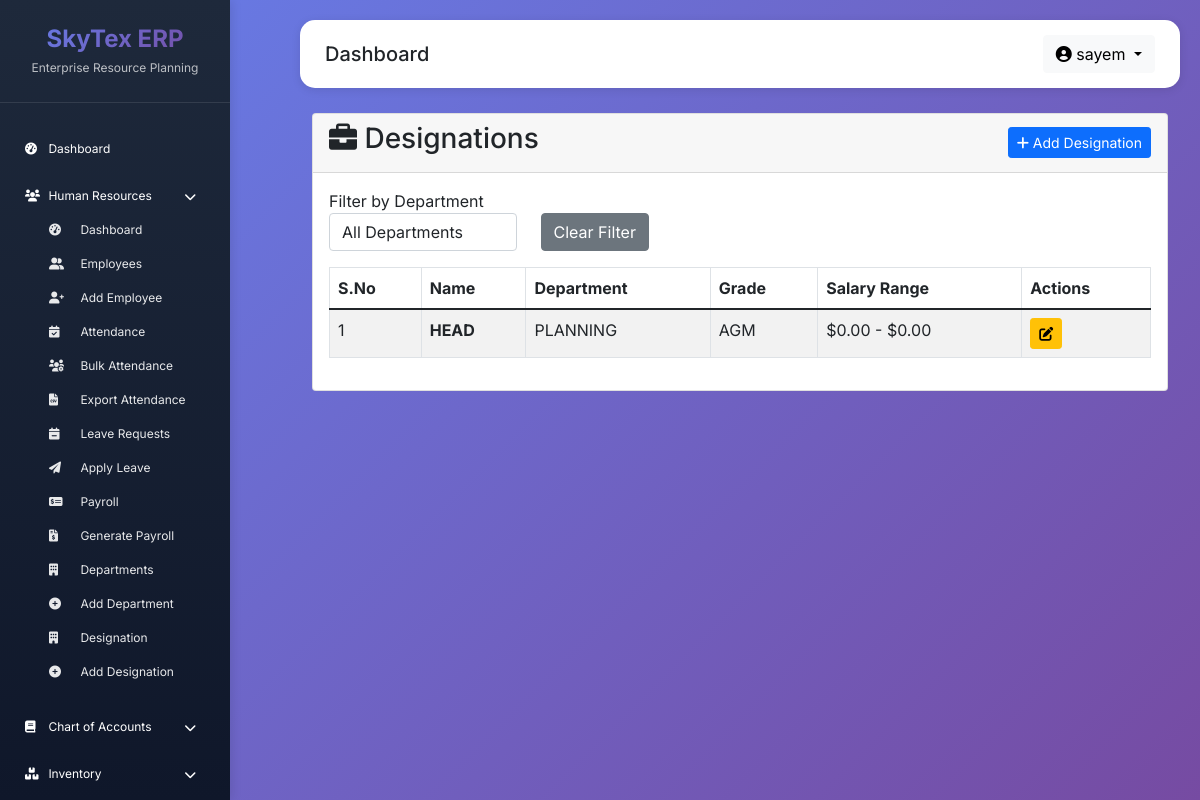
/hr/designations/ (signed in), run on the app's committed database.
### apps/hr/models.py (models this page shows, shortened)
class Designation(models.Model):
    name = models.CharField(max_length=100)
    department = models.ForeignKey(Department, on_delete=models.CASCADE, related_name='designations')
    grade = models.CharField(max_length=10)
    basic_salary_min = models.DecimalField(max_digits=10, decimal_places=2, default=0)
    basic_salary_max = models.DecimalField(max_digits=10, decimal_places=2, default=0)

class Department(models.Model):
    name = models.CharField(max_length=100)
    code = models.CharField(max_length=20, unique=True)
    description = models.TextField(blank=True)
    hod = models.CharField(max_length=100, blank=True)
    created_at = models.DateTimeField(auto_now_add=True)
    class Meta:
        ordering = ['name']

### apps/hr/views.py (the view)
# urls.py: path('designations/', views.designation_list, name='designation_list'),
@login_required
def designation_list(request):
    designations = Designation.objects.select_related('department').all().order_by('department__name', 'name')
    department_id = request.GET.get('department')
    if department_id:
        designations = designations.filter(department_id=department_id)
    context = {
        'active': 'hr',
        'page_title': 'Designations',
        'designations': designations,
        'departments': Department.objects.all(),
        'selected_department': department_id,
    }
    return render(request, 'hr/designation_list.html', context)

### templates/hr/designation_list.html (shortened to what this page needs)
{% extends 'base/base.html' %}
{% load static %}
{% block content %}
<div class="container-fluid">
    <div class="row">
        <div class="col-12">
            <div class="card">
                <div class="card-header">
                    <div class="d-flex justify-content-between align-items-center">
                        <h3 class="card-title">
                            <i class="fas fa-briefcase"></i> {{ page_title }}
                        </h3>
                        <div>
                            <a href="{% url 'hr:add_designation' %}" class="btn btn-primary btn-sm">
                                <i class="fas fa-plus"></i> Add Designation
                            </a>
                        </div>
                    </div>
                </div>
                <div class="card-body">
                    <form method="get" class="mb-3">
                        <div class="row">
                            <div class="col-md-3">
                                <div class="form-group">
                                    <label for="department">Filter by Department</label>
                                    <select name="department" id="department" class="form-control" onchange="this.form.submit()">
                                        <option value="">All Departments</option>
                                    </select>
                                </div>
                            </div>
                            <div class="col-md-3 align-self-end">
                                <a href="{% url 'hr:designation_list' %}" class="btn btn-secondary">Clear Filter</a>
                            </div>
                        </div>
                    </form>
                    <div class="table-responsive">
                        <table class="table table-bordered table-striped table-hover">
                            <thead>
                                <tr>
                                    <th>S.No</th>
                                    <th>Name</th>
                                    <th>Department</th>
                                    <th>Grade</th>
                                    <th>Salary Range</th>
                                    <th>Actions</th>
                                </tr>
                            </thead>
                            <tbody>
                                {% for designation in designations %}
                                <tr>
                                    <td>{{ forloop.counter }}</td>
                                    <td><strong>{{ designation.name }}</strong></td>
                                    <td>
                                        <span >{{ designation.department.name }}</span>
                                    </td>
                                    <td>
                                        <span>{{ designation.grade|default:"-" }}</span>
                                    </td>
                                    <td>
                                        ${{ designation.basic_salary_min|floatformat:2 }} - ${{ designation.basic_salary_max|floatformat:2 }}
                                    </td>
                                    <td>
                                        <div class="btn-group" role="group">
                                            <a href="{% url 'hr:edit_designation' designation.pk %}"
                                               class="btn btn-sm btn-warning" title="Edit">
                                                <i class="fas fa-edit"></i>
                                            </a>
                                        </div>
                                    </td>
                                </tr>
                                {% endfor %}
                            </tbody>
                        </table>
                    </div>
                </div>
            </div>
        </div>
    </div>
</div>
{% endblock %}

### templates/base/base.html (shortened to what this page needs)
<!DOCTYPE html>
<html lang="en">
<head>
    <link href="https://cdn.jsdelivr.net/npm/bootstrap@5.1.3/dist/css/bootstrap.min.css" rel="stylesheet">
    <link rel="stylesheet" href="https://cdnjs.cloudflare.com/ajax/libs/font-awesome/6.0.0/css/all.min.css">
</head>
<body>
    <div class="sidebar">
        <div class="sidebar-header">
            <h3>SkyTex ERP</h3>
            <p>Enterprise Resource Planning</p>
        </div>
        <div class="sidebar-menu">
            <div class="menu-item {% if active == 'dashboard' %}active{% endif %}">
                <a href="{% url 'dashboard:dashboard' %}">
                    <i class="fas fa-tachometer-alt"></i>
                    <span>Dashboard</span>
                </a>
            </div>
            <div class="menu-item">
                <a data-bs-toggle="collapse" href="#hrMenu" role="button"
                   aria-expanded="{% if active == 'hr' %}true{% else %}false{% endif %}"
                   aria-controls="hrMenu">
                    <i class="fas fa-users"></i>
                    <span>Human Resources</span>
                    <i class="fas fa-chevron-down float-end mt-1"></i>
                </a>
                <div class="collapse {% if active == 'hr' %}show{% endif %}" id="hrMenu">
                    <div class="ps-4 mt-2">
                        <a class="d-block py-2 text-white text-decoration-none"
                           href="{% url 'hr:hr_dashboard' %}">
                            <i class="fas fa-tachometer-alt me-2"></i> Dashboard
                        </a>
                        <a class="d-block py-2 text-white text-decoration-none"
                           href="{% url 'hr:employee_list' %}">
                            <i class="fas fa-user-friends me-2"></i> Employees
                        </a>
                        <a class="d-block py-2 text-white text-decoration-none"
                           href="{% url 'hr:add_employee' %}">
                            <i class="fas fa-user-plus me-2"></i> Add Employee
                        </a>
                        <a class="d-block py-2 text-white text-decoration-none"
                           href="{% url 'hr:attendance_view' %}">
                            <i class="fas fa-calendar-check me-2"></i> Attendance
                        </a>
                        <a class="d-block py-2 text-white text-decoration-none"
                           href="{% url 'hr:bulk_attendance' %}">
                            <i class="fas fa-users-cog me-2"></i> Bulk Attendance
                        </a>
                        <a class="d-block py-2 text-white text-decoration-none"
                           href="{% url 'hr:export_attendance' %}">
                            <i class="fas fa-file-csv me-2"></i> Export Attendance
                        </a>
                        <a class="d-block py-2 text-white text-decoration-none"
                           href="{% url 'hr:leave_requests' %}">
                            <i class="fas fa-calendar-minus me-2"></i> Leave Requests
                        </a>
                        <a class="d-block py-2 text-white text-decoration-none"
                           href="{% url 'hr:apply_leave' %}">
                            <i class="fas fa-paper-plane me-2"></i> Apply Leave
                        </a>
                        <a class="d-block py-2 text-white text-decoration-none"
                           href="{% url 'hr:payroll_list' %}">
                            <i class="fas fa-money-check-alt me-2"></i> Payroll
                        </a>
                        <a class="d-block py-2 text-white text-decoration-none"
                           href="{% url 'hr:generate_payroll' %}">
                            <i class="fas fa-file-invoice-dollar me-2"></i> Generate Payroll
                        </a>
                        <a class="d-block py-2 text-white text-decoration-none"
                           href="{% url 'hr:department_list' %}">
                            <i class="fas fa-building me-2"></i> Departments
                        </a>
                        <a class="d-block py-2 text-white text-decoration-none"
                           href="{% url 'hr:add_department' %}">
                            <i class="fas fa-plus-circle me-2"></i> Add Department
                        </a>
                        <a class="d-block py-2 text-white text-decoration-none"
                           href="{% url 'hr:designation_list' %}">
                            <i class="fas fa-building me-2"></i> Designation
                        </a>
                        <a class="d-block py-2 text-white text-decoration-none"
                           href="{% url 'hr:add_designation' %}">
                            <i class="fas fa-plus-circle me-2"></i> Add Designation
                        </a>
                    </div>
                </div>
            </div>
            <div class="menu-item">
                <a data-bs-toggle="collapse" href="#accountsMenu" role="button"
                   aria-expanded="{% if active == 'accounts' %}true{% else %}false{% endif %}"
                   aria-controls="accountsMenu">
                    <i class="fas fa-book"></i>
                    <span>Chart of Accounts</span>
                    <i class="fas fa-chevron-down float-end mt-1"></i>
                </a>
            </div>
        <div class="menu-item">
            <a data-bs-toggle="collapse" href="#inventoryMenu" role="button"
               aria-expanded="{% if active == 'inventory' %}true{% else %}false{% endif %}"
               aria-controls="inventoryMenu">
                <i class="fas fa-boxes"></i>
                <span>Inventory</span>
                <i class="fas fa-chevron-down float-end mt-1"></i>
            </a>
        </div>
    </div>
</div>
    <div class="content-wrapper">
        <div class="navbar-custom">
            <div class="row align-items-center">
                <div class="col">
                    <h5 class="mb-0">{% block page_title %}Dashboard{% endblock %}</h5>
                </div>
                <div class="col-auto">
                    <div class="dropdown">
                        <button class="btn btn-light dropdown-toggle" type="button" data-bs-toggle="dropdown">
                            <i class="fas fa-user-circle"></i> {% if user.is_authenticated %}{{ user.username }}{% endif %}
                        </button>
                    </div>
                </div>
            </div>
        </div>
        {% block content %}{% endblock %}
    </div>
</body>
</html>

### templates/base/base.html (style rules this page uses)
* { margin: 0; padding: 0; box-sizing: border-box; }
body { font-family: 'Inter', sans-serif; background: linear-gradient(135deg, #667eea 0%, #764ba2 100%); min-height: 100vh; }
.sidebar { background: linear-gradient(180deg, #1e293b 0%, #0f172a 100%); color: white; position: fixed; left: 0; top: 0; width: 230px; height: 100vh; overflow-y: auto; overflow-x: hidden; transition: all 0.3s; box-shadow: 2px 0 10px rgba(0,0,0,0.1); z-index: 1000; -webkit-overflow-scrolling: touch; }
.sidebar-header { padding: 25px 20px; border-bottom: 1px solid rgba(255,255,255,0.1); text-align: center; }
.sidebar-header h3 { font-size: 24px; font-weight: 700; margin: 0; background: linear-gradient(135deg, #667eea, #764ba2); -webkit-background-clip: text; -webkit-text-fill-color: transparent; }
.sidebar-header p { font-size: 12px; margin: 5px 0 0; opacity: 0.7; }
.sidebar-menu { padding: 20px 0; }
.menu-item { font-size: 12px; padding: 12px 25px; margin: 5px 0; transition: all 0.3s; cursor: pointer; }
.menu-item a { color: white; text-decoration: none; display: block; }
.menu-item i { width: 10px; margin-right: 10px; }
.content-wrapper { margin-left: 280px; padding: 20px; }
.navbar-custom { background: white; padding: 15px 25px; border-radius: 15px; box-shadow: 0 2px 10px rgba(0,0,0,0.1); margin-bottom: 25px; }
.sidebar-menu .collapse a { font-size: 12px; opacity: 0.9; }
.sidebar-menu .collapse .fas { width: 20px; }

### data on the page
Designation: name "HEAD", department.name "PLANNING", grade "AGM", basic_salary_min "0.00", basic_salary_max "0.00"

### other printed values
{{ user.username }} "sayem"
{{ page_title }} "Designations"
